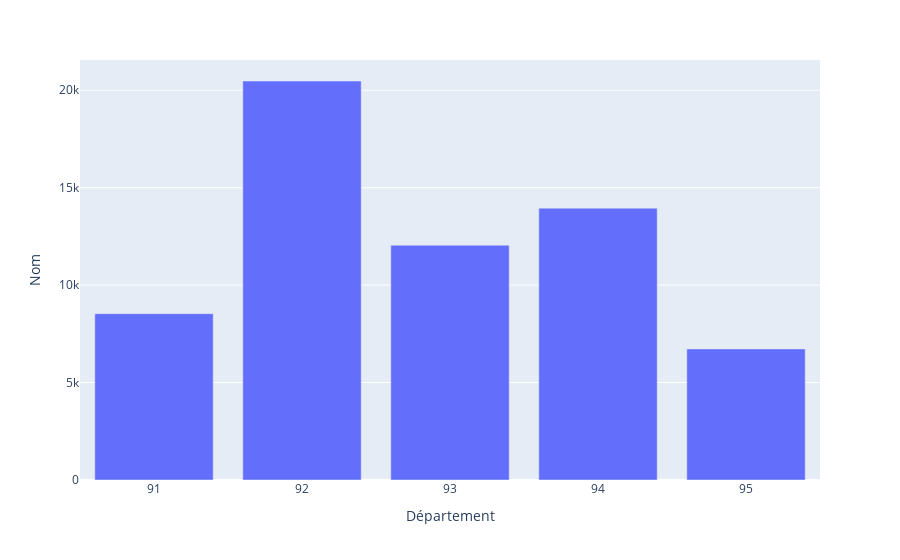

Notebook code cell kept with this figure:
### Code cell
import plotly.express as px

fig = px.bar(df2_dep, x='Département', y='Nom')
fig.show()

### Figure 1 — Plotly figure (JSON) as saved in the notebook; plotly's stock layout.template omitted (floating-point values rounded to 4 significant figures)
{"data": [{"alignmentgroup": "True", "hovertemplate": "Département=%{x}<br>Nom=%{y}<extra></extra>", "legendgroup": "", "marker": {"color": "#636efa", "pattern": {"shape": ""}}, "name": "", "offsetgroup": "", "orientation": "v", "showlegend": false, "textposition": "auto", "type": "bar", "x": ["91", "92", "93", "94", "95"], "xaxis": "x", "y": [8537, 20476, 12047, 13950, 6729], "yaxis": "y"}], "layout": {"barmode": "relative", "legend": {"tracegroupgap": 0}, "margin": {"t": 60}, "xaxis": {"anchor": "y", "domain": [0, 1], "title": {"text": "Département"}}, "yaxis": {"anchor": "x", "domain": [0, 1], "title": {"text": "Nom"}}}}
